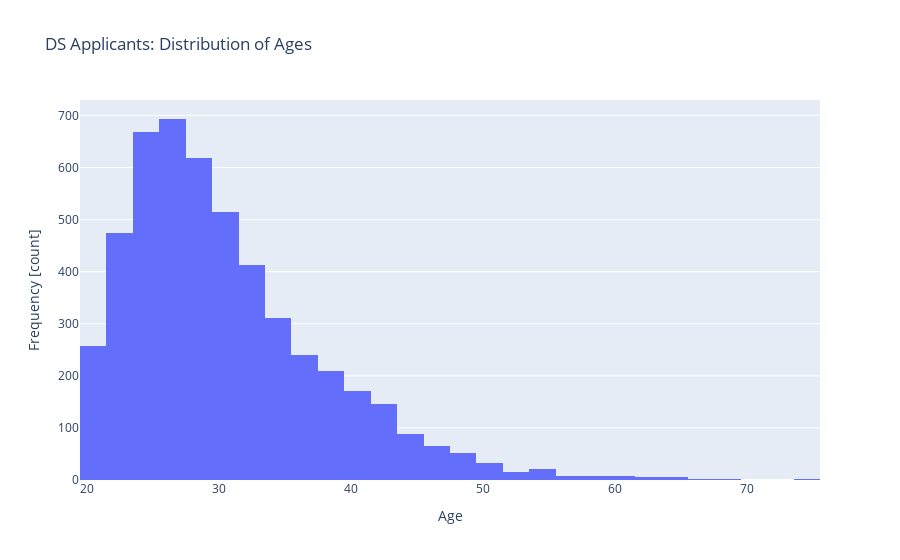

Here is the notebook cell this chart was saved with:
### Code cell
def build_age_hist():
    # Create histogram of `ages`
    fig = px.histogram(x=df["age"], nbins=50, title="DS Applicants: Distribution of Ages")
    # Set axis labels
    fig.update_layout(xaxis_title="Age", yaxis_title="Frequency [count]")
    return fig


age_fig = build_age_hist()
print("age_fig type:", type(age_fig))
age_fig.show()

### Figure 1 — Plotly figure (JSON) as saved in the notebook; plotly's stock layout.template omitted (floating-point values rounded to 4 significant figures; data arrays with more than 128 entries replaced by an {"elided": "..."} marker saying what was removed)
{"data": [{"alignmentgroup": "True", "bingroup": "x", "hovertemplate": "x=%{x}<br>count=%{y}<extra></extra>", "legendgroup": "", "marker": {"color": "#636efa", "pattern": {"shape": ""}}, "name": "", "nbinsx": 50, "offsetgroup": "", "orientation": "v", "showlegend": false, "type": "histogram", "x": {"elided": "5025 int values"}, "xaxis": "x", "yaxis": "y"}], "layout": {"autosize": true, "barmode": "relative", "legend": {"tracegroupgap": 0}, "title": {"text": "DS Applicants: Distribution of Ages"}, "xaxis": {"anchor": "y", "autorange": true, "domain": [0, 1], "range": [19.5, 75.5], "title": {"text": "Age"}, "type": "linear"}, "yaxis": {"anchor": "x", "autorange": true, "domain": [0, 1], "range": [0, 729.5], "title": {"text": "Frequency [count]"}}}}
